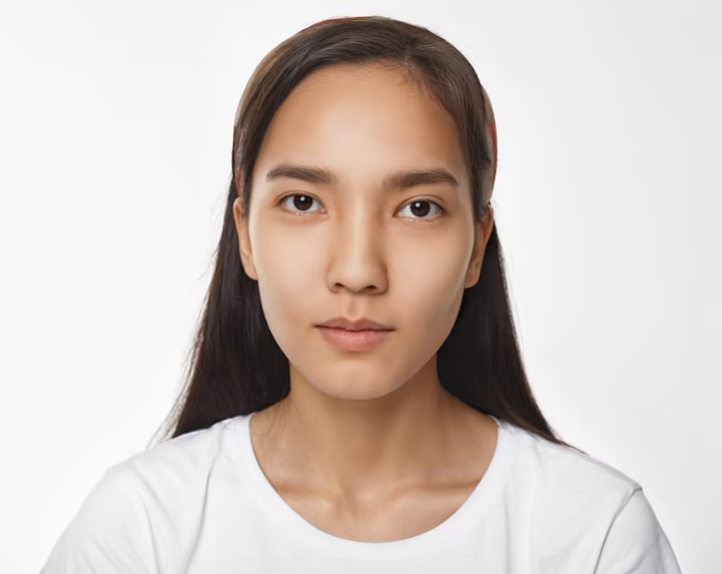
#> input picture 2. 오픈cv/face.png, 722 x 574 px
$ jupyter execute --allow-errors '2. 얼굴영역검출 및 비디오처리.ipynb'   (text cells are left out)
#> lines starting #> are read from the running program, lines starting #| are printed output that depends on the picture; after the words box and inside, x2 and y2 are one past the last pixel; in counts of white or black regions, pixels touching at a corner belong together; pictures that were not available may be replaced by others from this repository, and a replacement may not be noted
[cell 1]
import cv2
img=cv2.imread('face.png')
#> img is the input picture: shape (574, 722, 3); mean B, G, R 192.5, 198.7, 210.3
img.shape
#> Out = (574, 722, 3)

[cell 2]
face_cascade = cv2.CascadeClassifier('./haarcascades/haarcascade_frontalface_alt.xml')
eye_cascade = cv2.CascadeClassifier('./haarcascades/haarcascade_eye.xml')
gray = cv2.cvtColor(img, cv2.COLOR_BGR2GRAY)
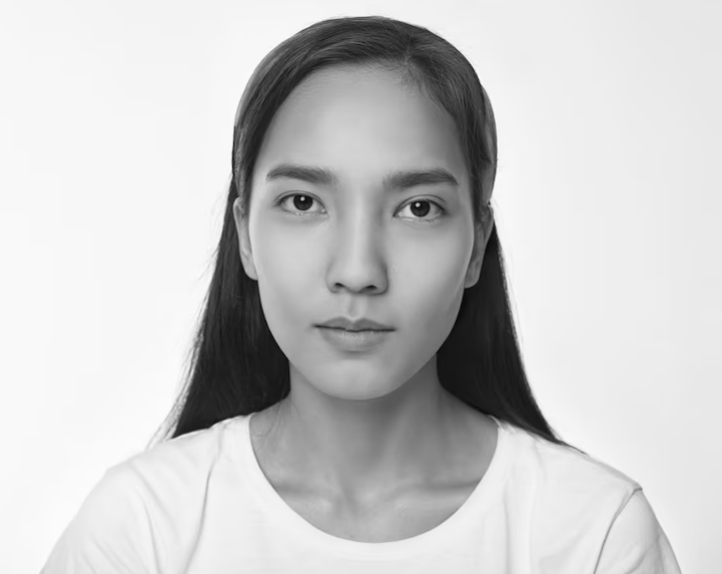
#> gray: shape (574, 722); min 6, max 254, mean 201.4
faces = face_cascade.detectMultiScale(gray, 1.3, 5)
#> faces = [[218, 97, 279, 279]]
faces
#> Out = [[218, 97, 279, 279]]

[cell 3]
for (x,y,w,h) in faces:
    cv2.rectangle(img,(x,y),(x+w,y+h),(255,0,0),2)
    roi_gray = gray[y:y+h, x:x+w]
    roi_color = img[y:y+h, x:x+w]
    eyes = eye_cascade.detectMultiScale(roi_gray)

    for (ex,ey,ew,eh) in eyes:
        cv2.rectangle(roi_color,(ex,ey),(ex+ew,ey+eh),(0,255,0),2)
#> this loop made 1 pass
#> pass 1, `roi_gray = gray[y:y+h, x:x+w]`:
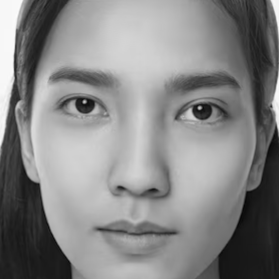
#> roi_gray: shape (279, 279); min 6, max 253, mean 133.9
#> pass 1, `roi_color = img[y:y+h, x:x+w]`:
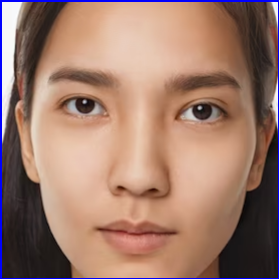
#> roi_color: shape (279, 279, 3); mean B, G, R 108.5, 122.7, 158.2
#> after the loop:
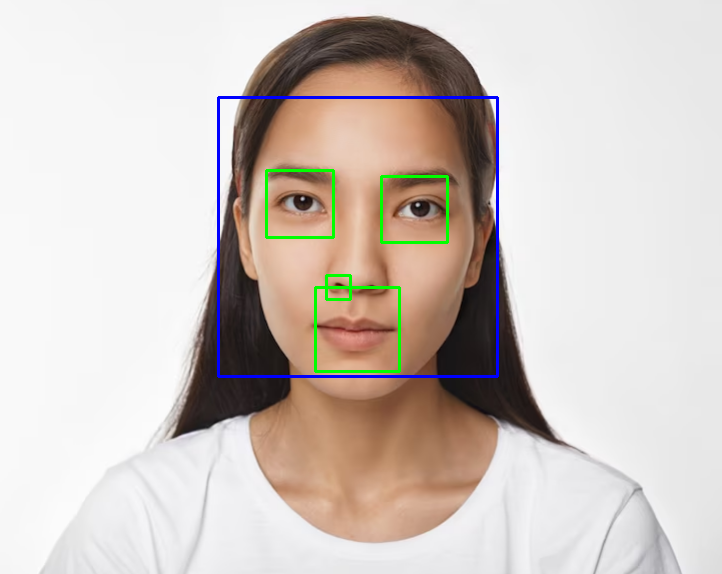
#> img: shape (574, 722, 3); 1.5% of pixels changed, all inside (x1, y1, x2, y2) = (217, 96, 499, 378)
#> after the loop:
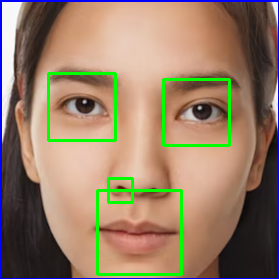
#> roi_color: shape (279, 279, 3); 3.67% of pixels changed, all inside (x1, y1, x2, y2) = (47, 72, 231, 276)
cv2.imshow('img',img)
cv2.waitKey(0)
cv2.destroyAllWindows()

[cell 4]
import cv2
import numpy as np
image = np.zeros((100, 100, 3), np.uint8)

cv2.imshow("keytest", image)
ret = cv2.waitKey(0)
#> (key Esc is pressed here)
print('pressed key is {0}'.format(ret))
#| pressed key is 27
cv2.waitKey(0)
cv2.destroyAllWindows()

[cell 5]
##################################
#### 비디오 플레이
##################################

import cv2
cap = cv2.VideoCapture("mov01.avi")  # 비디오 읽기(cv2.VideoCapture(0)d 으로하면 웹캠)

while(cap.isOpened()):
    ret, frame = cap.read()
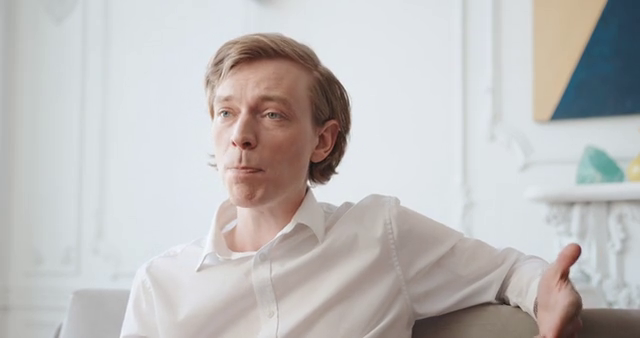
#> input picture frame 51 of 4. mediapipe/face_video.mp4, 640 x 338 px, given in place of mov01.avi, which was not available
#> frame is the input picture: shape (338, 640, 3); mean B, G, R 188.5, 189.1, 191.3
    if ret:
        cv2.imshow("frame", frame)

    if cv2.waitKey(10) == 27:                   # esc키를 누르면 중지
#> (key Esc is pressed here)
            break

cap.release()
cv2.destroyAllWindows()

[cell 6]
###################################################################
#### 비디오 플레이 하면 화면 우측 끝에 숫자값 fps가 계속 변경됨
####################################################################
import cv2
cap = cv2.VideoCapture("mov01.avi")
org=(int(cap.get(3))-800,200)     # cap.get(3)은 비디오의 너비를 의미함.
#> org = (-160, 200)
print(org)
#| (-160, 200)
font=cv2.FONT_HERSHEY_SIMPLEX
#> font = 0

num=0
while(cap.isOpened()):
    ret, frame = cap.read()
    num+=1; text='fps:'+ str(num)

    if ret:
        frame = cv2.cvtColor(frame, cv2.IMREAD_COLOR)
        frame=cv2.resize(frame, (600,400))  ## resize
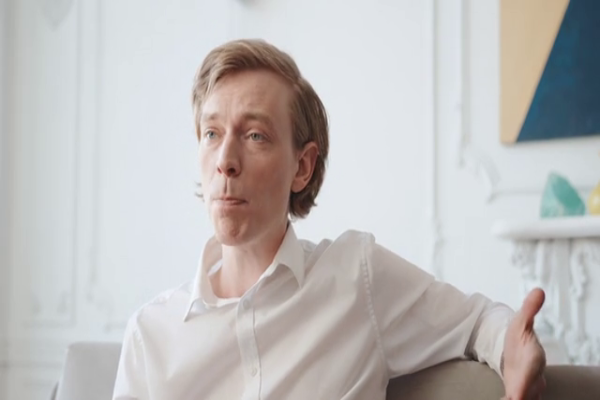
#> frame: shape (400, 600, 3); mean B, G, R 188.4, 189, 191.3
        cv2.putText(frame,text,(300,100),font,3,(255,255,255),7)
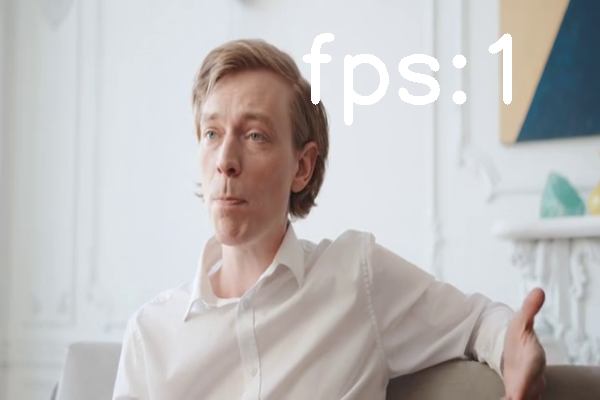
#> frame: shape (400, 600, 3); 1.9% of pixels changed, all inside (x1, y1, x2, y2) = (302, 33, 512, 126)
        cv2.imshow("frame", frame)

    #cv2.waitKey(int(1000/fps))        # 이작업도 동일함
    if cv2.waitKey(10) == 27:                   # esc키를 누르면 중지
#> (key Esc is pressed here)
            break

cap.release()
cv2.destroyAllWindows()

[cell 7]
###################################################################
#### [미션] a키를 누르면 그 화면 이미지가 저장되게 합니다.
####  예) fps_37.jpg
####################################################################
import cv2
cap = cv2.VideoCapture("mov01.avi")
org=(int(cap.get(3))-800,200)     # cap.get(3)은 비디오의 너비를 의미함.
print(org)
#| (-160, 200)
font=cv2.FONT_HERSHEY_SIMPLEX

num=0
from datetime import datetime


while(cap.isOpened()):
    ret, frame = cap.read()
    num+=1; text='fps_'+ str(num)


    if ret:
        frame = cv2.cvtColor(frame, cv2.IMREAD_COLOR)
        frame=cv2.resize(frame, (600,400))  ## resize

        if  cv2.waitKey(10) == 97:
#> (key Esc is pressed here)
            cv2.imwrite(text+'.jpg',frame)
            print('이 영상의 {0} fps에 저장함'.format(text))
    cv2.imshow("frame", frame)

    #cv2.waitKey(int(1000/fps))        # 이작업도 동일함
    if cv2.waitKey(10) == 27:                   # esc키를 누르면 중지
#> (key Esc is pressed here)
            break

cap.release()
cv2.destroyAllWindows()
